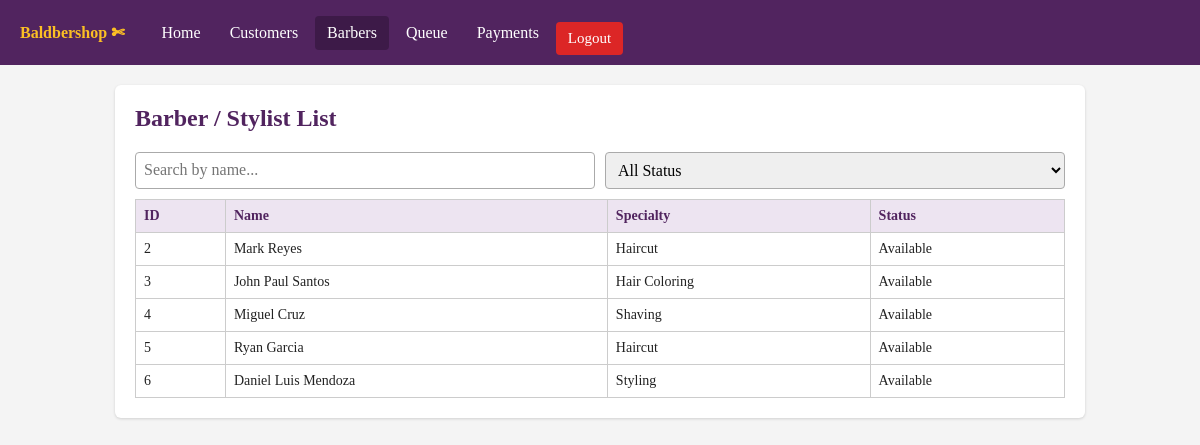
Screenshot of /barbers.php with the database file from the repository.
### tables this page shows
CREATE TABLE `barbers` (
  `barber_id` int(11) NOT NULL,
  `first_name` varchar(50) NOT NULL,
  `middle_name` varchar(50) DEFAULT NULL,
  `last_name` varchar(50) NOT NULL,
  `specialty` varchar(100) DEFAULT NULL,
  `status` varchar(30) DEFAULT NULL
);

### barbers.php (the view, shortened to what this page needs)
<?php
include "db_connect.php";
$resultBarbers = mysqli_query($conn, "SELECT * FROM barbers");
?>
<!DOCTYPE html>
<html lang="en">
<head>
    <link rel="stylesheet" href="style.css">
</head>
<body>
    <nav>
        <span class="brand">Baldbershop ✄</span>
        <a href="home.php">Home</a>
        <a href="customer.php">Customers</a>
        <a href="barbers.php" class="active">Barbers</a>
        <a href="queue.php">Queue</a>
        <a href="payments.php">Payments</a>
        <form action="logout.php" method="POST"
            style="display: inline; margin: 0;">
            <button class="logout" type="submit">Logout</button>
        </form>
    </nav>
    <div class="container">
        <div class="card">
            <h2>Barber / Stylist List</h2>
            <div class="toolbar">
                <input type="text" id="search" placeholder="Search by name...">
                <select id="filterStatus">
                    <option value="">All Status</option>
                </select>
            </div>
            <div class="table-wrap">
                <table>
                    <thead>
                        <tr>
                            <th>ID</th>
                            <th>Name</th>
                            <th>Specialty</th>
                            <th>Status</th>
                        </tr>
                    </thead>
                    <tbody id="barberTable">
                        <?php while($barber = mysqli_fetch_assoc($resultBarbers)) { ?>
                            <tr>
                                <td><?php echo $barber['barber_id']; ?></td>
                                <td>
                                    <?php echo $barber['first_name'] . ' ' . $barber['middle_name'] . ' ' . $barber['last_name']; ?>
                                </td>
                                <td><?php echo $barber['specialty']; ?></td>
                                <td><?php echo $barber['status']; ?></td>
                            </tr>
                        <?php } ?>
                    </tbody>
                </table>
            </div>
        </div>
    </div>
</body>
</html>

### style.css (style rules this page uses)
:root { --purple: #51245f; --purple-dark: #3d1a48; --purple-light: #ede4f1; }
* { box-sizing: border-box; }
body { font-family: "Times New Roman", Times, serif; margin: 0; background: #f4f4f4; color: #222; }
nav { background: var(--purple); padding: 10px 20px; display: flex; flex-wrap: wrap; align-items: center; gap: 5px; }
nav .brand { color: #fbbf24; font-weight: bold; margin-right: 20px; }
nav a { color: white; text-decoration: none; padding: 8px 12px; border-radius: 4px; }
nav a:hover, nav a.active { background: var(--purple-dark); }
nav .logout { margin-left: auto; background: #dc2626; color: white; border: none; padding: 8px 12px; border-radius: 4px; cursor: pointer; }
.container { max-width: 1000px; margin: 20px auto; padding: 0 15px; }
.card { background: white; padding: 20px; border-radius: 6px; margin-bottom: 20px; box-shadow: 0 1px 3px rgba(0, 0, 0, 0.15); }
h1, h2 { margin-top: 0; color: var(--purple); }
input, select { width: 100%; padding: 8px; margin-top: 4px; border: 1px solid #aaa; border-radius: 4px; font-size: 16px; font-family: inherit; }
button { padding: 9px 16px; margin-top: 12px; border: none; border-radius: 4px; background: var(--purple); color: white; font-size: 15px; font-family: inherit; cursor: pointer; }
.toolbar { display: flex; flex-wrap: wrap; gap: 10px; margin-bottom: 10px; }
.toolbar input, .toolbar select { flex: 1; min-width: 150px; margin-top: 0; }
.table-wrap { overflow-x: auto; }
table { width: 100%; border-collapse: collapse; }
th, td { border: 1px solid #ccc; padding: 8px; text-align: left; font-size: 14px; }
th { background: var(--purple-light); color: var(--purple); }

### rows the page displays
barbers: barber_id "2", first_name "Mark", last_name "Reyes", specialty "Haircut", status "Available"
barbers: barber_id "3", first_name "John", middle_name "Paul", last_name "Santos", specialty "Hair Coloring", status "Available"
barbers: barber_id "4", first_name "Miguel", last_name "Cruz", specialty "Shaving", status "Available"
barbers: barber_id "5", first_name "Ryan", last_name "Garcia", specialty "Haircut", status "Available"
barbers: barber_id "6", first_name "Daniel", middle_name "Luis", last_name "Mendoza", specialty "Styling", status "Available"
